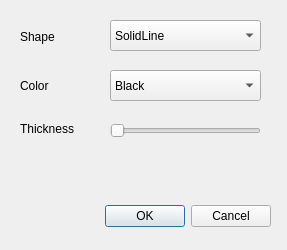
<?xml version="1.0" encoding="UTF-8"?>
<ui version="4.0">
 <class>penstylewindow</class>
 <widget class="QDialog" name="penstylewindow">
  <property name="geometry">
   <rect>
    <x>0</x>
    <y>0</y>
    <width>287</width>
    <height>250</height>
   </rect>
  </property>
  <property name="windowTitle">
   <string>Dialog</string>
  </property>
  <widget class="QDialogButtonBox" name="buttonBox_cross">
   <property name="geometry">
    <rect>
     <x>20</x>
     <y>200</y>
     <width>251</width>
     <height>32</height>
    </rect>
   </property>
   <property name="orientation">
    <enum>Qt::Horizontal</enum>
   </property>
   <property name="standardButtons">
    <set>QDialogButtonBox::Cancel|QDialogButtonBox::Ok</set>
   </property>
  </widget>
  <widget class="QLabel" name="label_shape">
   <property name="geometry">
    <rect>
     <x>20</x>
     <y>26</y>
     <width>67</width>
     <height>21</height>
    </rect>
   </property>
   <property name="text">
    <string>Shape</string>
   </property>
  </widget>
  <widget class="QLabel" name="label_thickness">
   <property name="geometry">
    <rect>
     <x>20</x>
     <y>120</y>
     <width>67</width>
     <height>17</height>
    </rect>
   </property>
   <property name="text">
    <string>Thickness</string>
   </property>
  </widget>
  <widget class="QComboBox" name="comboBox_shape">
   <property name="geometry">
    <rect>
     <x>110</x>
     <y>20</y>
     <width>151</width>
     <height>31</height>
    </rect>
   </property>
   <property name="autoFillBackground">
    <bool>false</bool>
   </property>
   <item>
    <property name="text">
     <string>SolidLine</string>
    </property>
   </item>
   <item>
    <property name="text">
     <string>DashLine</string>
    </property>
   </item>
   <item>
    <property name="text">
     <string>DotLine</string>
    </property>
   </item>
  </widget>
  <widget class="QSlider" name="horizontalSlider_thickness">
   <property name="geometry">
    <rect>
     <x>110</x>
     <y>120</y>
     <width>151</width>
     <height>21</height>
    </rect>
   </property>
   <property name="orientation">
    <enum>Qt::Horizontal</enum>
   </property>
  </widget>
  <widget class="QLabel" name="label_shape_2">
   <property name="geometry">
    <rect>
     <x>20</x>
     <y>70</y>
     <width>67</width>
     <height>31</height>
    </rect>
   </property>
   <property name="text">
    <string>Color</string>
   </property>
  </widget>
  <widget class="QComboBox" name="comboBox_color">
   <property name="geometry">
    <rect>
     <x>110</x>
     <y>70</y>
     <width>151</width>
     <height>31</height>
    </rect>
   </property>
   <item>
    <property name="text">
     <string>Black</string>
    </property>
   </item>
   <item>
    <property name="text">
     <string>White</string>
    </property>
   </item>
   <item>
    <property name="text">
     <string>Gray</string>
    </property>
   </item>
   <item>
    <property name="text">
     <string>Red</string>
    </property>
   </item>
   <item>
    <property name="text">
     <string>Yellow</string>
    </property>
   </item>
   <item>
    <property name="text">
     <string>Green</string>
    </property>
   </item>
   <item>
    <property name="text">
     <string>Blue</string>
    </property>
   </item>
   <item>
    <property name="text">
     <string>Cyan</string>
    </property>
   </item>
   <item>
    <property name="text">
     <string>Pink</string>
    </property>
   </item>
  </widget>
 </widget>
 <resources/>
 <connections>
  <connection>
   <sender>buttonBox_cross</sender>
   <signal>accepted()</signal>
   <receiver>penstylewindow</receiver>
   <slot>accept()</slot>
   <hints>
    <hint type="sourcelabel">
     <x>248</x>
     <y>254</y>
    </hint>
    <hint type="destinationlabel">
     <x>157</x>
     <y>274</y>
    </hint>
   </hints>
  </connection>
  <connection>
   <sender>buttonBox_cross</sender>
   <signal>rejected()</signal>
   <receiver>penstylewindow</receiver>
   <slot>reject()</slot>
   <hints>
    <hint type="sourcelabel">
     <x>316</x>
     <y>260</y>
    </hint>
    <hint type="destinationlabel">
     <x>286</x>
     <y>274</y>
    </hint>
   </hints>
  </connection>
 </connections>
</ui>
